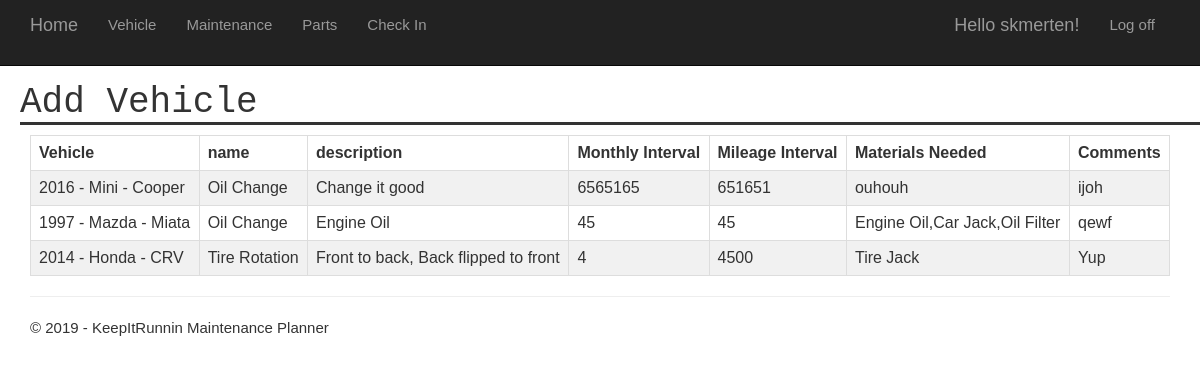
/maintenance/view/ (signed in), run on an earlier commit of the app's database.
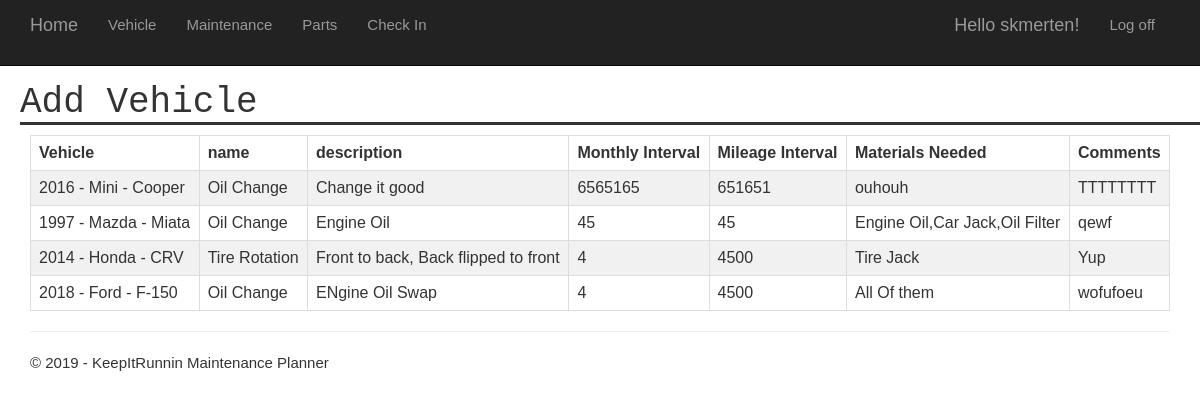
And on a later commit of the database.
### app/models.py (models this page shows, shortened)
class Maintenance(models.Model):
    vehicle = models.ForeignKey(Vehicle, on_delete=models.CASCADE)
    name = models.CharField(max_length=100)
    description = models.CharField(max_length=100,null=True)
    months = models.IntegerField(max_length=None)
    miles = models.IntegerField(max_length=None)
    materials = models.CharField(max_length=250,null=True)
    comments = models.CharField(max_length=250,null=True)

class Vehicle(models.Model):
    user = models.ForeignKey(User, on_delete=models.CASCADE)
    year = models.IntegerField(max_length=None)
    make = models.CharField(max_length=100)
    model = models.CharField(max_length=100)
    trim = models.CharField(max_length=100)
    mileage = models.IntegerField(max_length=None)
    image = models.ImageField(blank=True, null=True)
    vehicle_creation = models.DateTimeField(auto_now_add=True)
    def __str__(self):
        return str(self.year) + ' - ' + self.make + ' - ' + self.model

### app/views.py (the view)
# urls.py: path('maintenance/view/', app.views.viewMaint, name='viewMaint'),
@login_required(login_url='/login')
def viewMaint(request):
    maintenance = Maintenance.objects.filter(vehicle__user=request.user)
    assert isinstance(request, HttpRequest)
    return render(
        request,
        'app/viewMaint.html',
        {
            'title':'Add Vehicle',
            'year':datetime.now().year,
            'maintenance': maintenance
        }
    )

### app/templates/app/viewMaint.html
{% extends "app/layout.html" %}
{% block content %}
<div>
	<table id="schedulMaint2">
	  <tr>
        <th>Vehicle</th>
		<th>name</th>
		<th>description</th>
		<th>Monthly Interval</th>
		<th>Mileage Interval</th>
		<th>Materials Needed</th>
		<th>Comments</th>
	  </tr>
      {% for each in maintenance %}
	      <tr>
            <td>{{each.vehicle}}</td>
            <td>{{each.name}}</td>
            <td>{{each.description}}</td>
            <td>{{each.months}}</td>
            <td>{{each.miles}}</td>
            <td>{{each.materials}}</td>
            <td>{{each.comments}}</td>
	      </tr>
      {% endfor %}
	</table>
</div>
{% endblock %}

What changed in the data, as far as the page shows it:
changed Maintenance "Change it good": comments "ijoh" → "TTTTTTTT"
added Maintenance: vehicle "2018 - Ford - F-150", name "Oil Change", description "ENgine Oil Swap", months "4", miles "4500", materials "All Of them", comments "wofufoeu"
